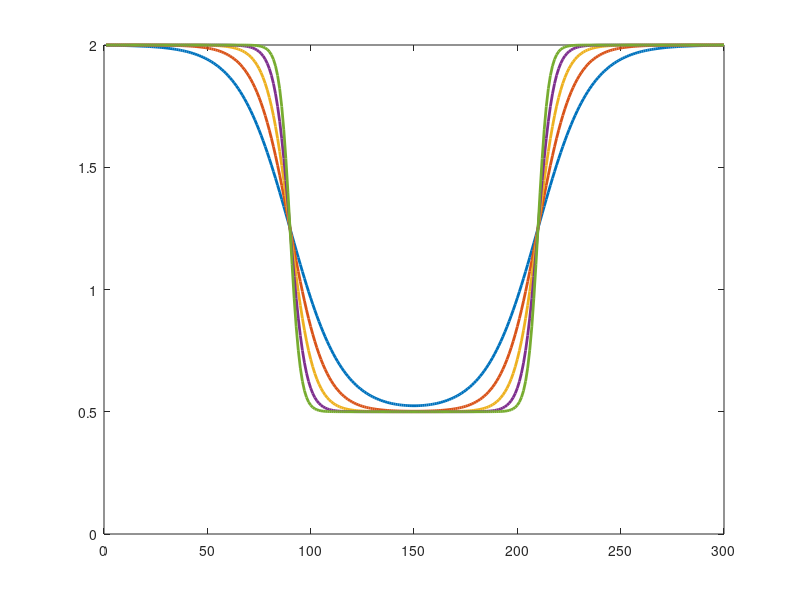

Here is the MATLAB script that generated this plot:

tday = 1:300; nday = length(tday);
L = 1.5; trise = 210; tfall = tday(end) - trise;
steep = logspace(log10(0.08), log10(0.4), 5); nst = length(steep);
Rrise = zeros(nst, nday); Rfall = Rrise;

for i = 1:nst
    Rrise(i, :) = 0.25 + L./(1 + exp(-steep(i)*(tday - trise)));
    Rfall(i, :) = 0.25 + L - L./(1 + exp(-steep(i)*(tday - tfall)));
end

figure;
plot(tday, Rrise + Rfall, 'LineWidth', 2);